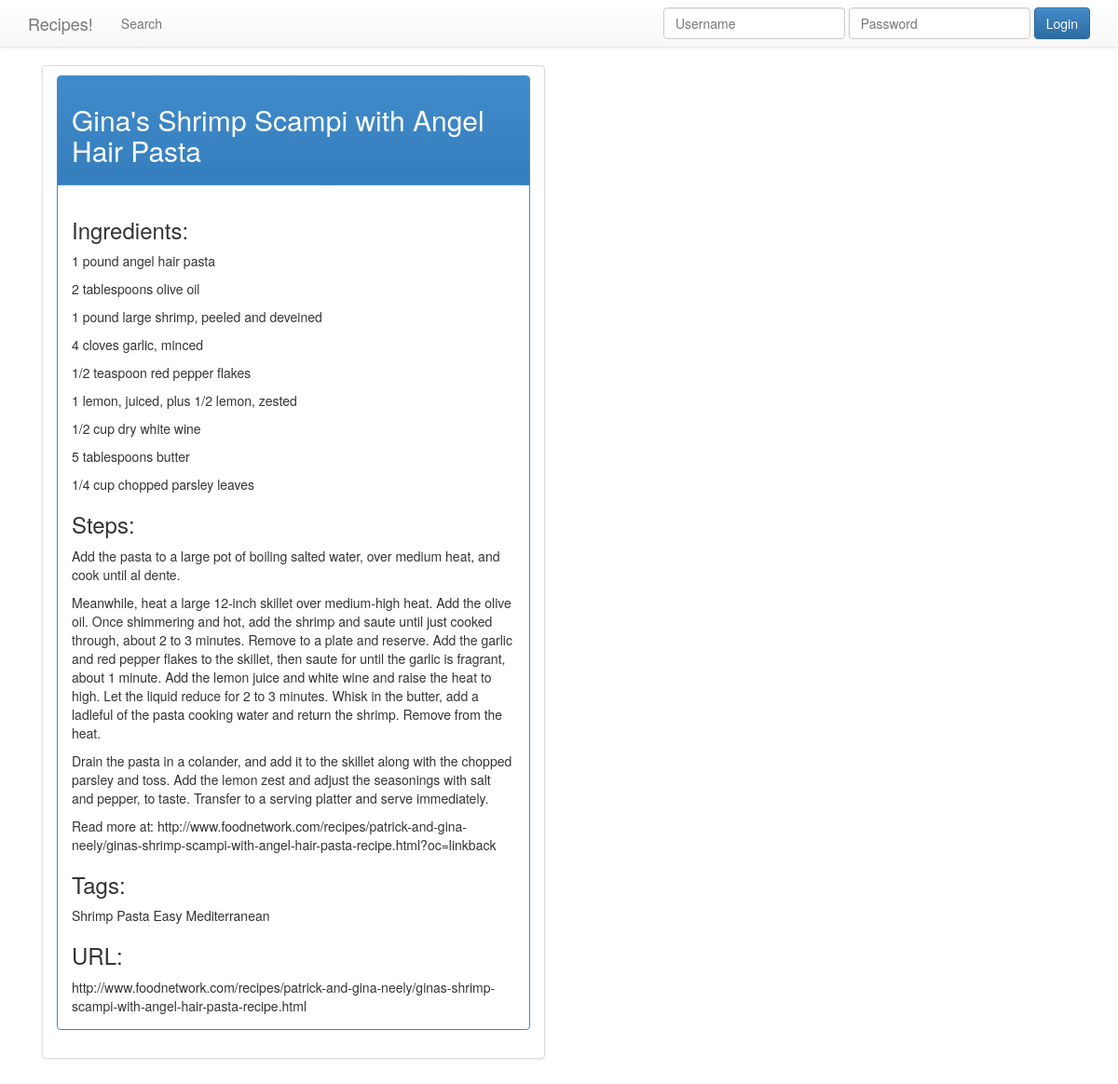
Page /view/2 on the committed database.
### tables this page shows
CREATE TABLE entries (url TEXT, tags TEXT, id integer PRIMARY KEY, title text, ingredients text, steps text);

### flaskr.py (the view)
@app.route('/view/<id>')
def view_entry(id):
    print 'ID:',id
    db = get_db()
    cur = db.execute('select id, title, ingredients, steps, tags, url from entries where id = ? order by id desc', [id.strip()])
    entries = cur.fetchall()
    return render_template('view_entry.html', entries=entries)

### flaskr.py (called while the page is built)
@app.template_filter()
@evalcontextfilter
def nl2br(eval_ctx, value):
    result = u'\n\n'.join(u'<p>%s</p>' % p.replace('\n', '<br>\n') \
        for p in _paragraph_re.split(escape(value)))
    if eval_ctx.autoescape:
        result = Markup(result)
    return result

def get_db():
    if not hasattr(g, 'sqlite_db'):
        g.sqlite_db = connect_db()
    return g.sqlite_db

def connect_db():
    rv = sqlite3.connect(app.config['DATABASE'])
    rv.row_factory = sqlite3.Row
    return rv

### templates/view_entry.html
{% extends "layout.html" %}
{% block body %}
  <div class="col-lg-6">
  {% for entry in entries %}
  <ul class="list-group">
    <li class="list-group-item">
    <div class="panel panel-primary">
        <div class="panel-heading">
        <h2>{{ entry.title }}</h2>{% if session.logged_in %}<a href="/edit/{{ entry.id }}" class="btn btn-sm btn-primary">Edit</a>{% endif %}
        </div>
        <div class="panel-body">
            <h3>Ingredients:</h3>{{ entry.ingredients|nl2br }}
            <h3>Steps:</h3>{{ entry.steps|nl2br }}
            <h3>Tags:</h3>{{ entry.tags }}
            <h3>URL:</h3>{{ entry.url }}
        </div>
    </div>
    </li>
    </ul>
  {% else %}
    <div class="alert alert-danger">Recipe #{{ entry.id }} does not exist.</div>
  {% endfor %}
  </div>
{% endblock %}

### static/css/theme.css (style rules this page uses)
body { padding-top: 70px; padding-bottom: 30px; }

### rows in the picture
entries: title "Gina's Shrimp Scampi with Angel Hair Pasta", ingredients "1 pound angel hair pasta 2 tablespoons olive oil 1 pound large shrimp, peeled and deveined 4 cloves garlic, minced 1/2 teaspoon red pepper flakes 1 lemon, juiced, plus 1/2 lemon, zested 1/2 cup dry white wine 5 tablespoons butter 1/4 cup chopped parsley leaves", steps "Add the pasta to a large pot of boiling salted water, over medium heat, and cook until al dente. Meanwhile, heat a large 12-inch skillet over medium-high heat. Add the olive oil. Once shimmering and hot, add the shrimp and saute until just cooked through, about 2 to 3 minutes. Remove to a plate and reserve. Add the garlic and red pepper flakes to the skillet, then saute for until the garlic is fragrant, about 1 minute. Add the lemon juice and white wine and raise the heat to high. Let the liquid reduce for 2 to 3 minutes. Whisk in the butter, add a ladleful of the pasta cooking water and return the shrimp. Remove from the heat. Drain the pasta in a colander, and add it to the skillet along…", tags "Shrimp Pasta Easy Mediterranean", url "http://www.foodnetwork.com/recipes/patrick-and-gina-neely/ginas-shrimp-scampi-with-angel-hair-pasta-recipe.html"
